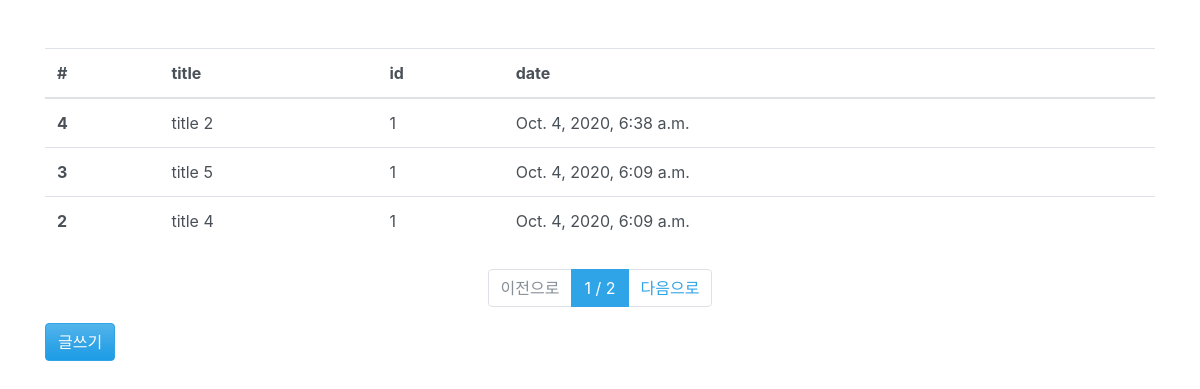
Before: /board/list/ with the older database file.
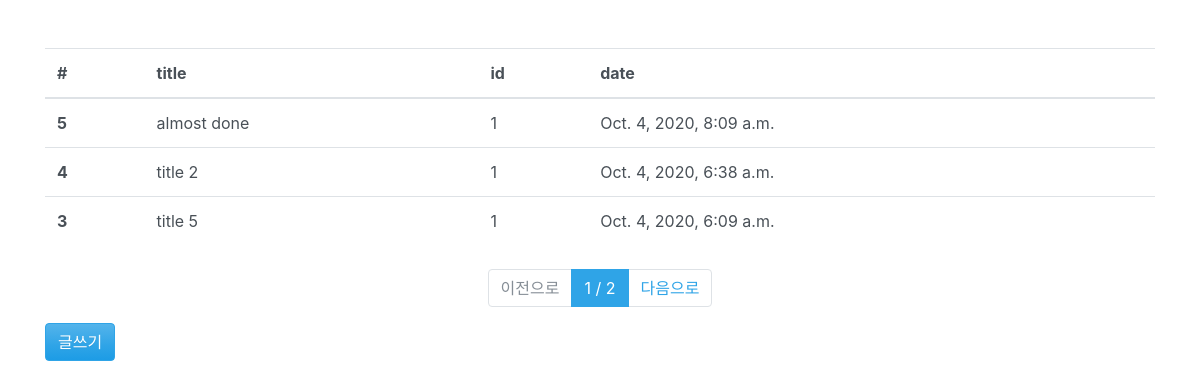
After: the same page with the newer database file.
### board/models.py (models this page shows, shortened)
class Board(models.Model):
    title = models.CharField(max_length=128, verbose_name='제목')
    contents = models.TextField(verbose_name='내용')
    writer  = models.ForeignKey('user.User', on_delete=models.CASCADE, verbose_name='작성자')
    registared_dttm = models.DateTimeField(auto_now_add=True, verbose_name='등록시간')
    tags = models.ManyToManyField("tag.Tag", verbose_name='태그')
    objects = models.Manager()
    class Meta:
        db_table = 'community_board'
        verbose_name = '게시글'
        verbose_name_plural = '게시글'

### user/models.py (models this page shows)
class User(models.Model):
    username = models.CharField(max_length=64, verbose_name='사용자명')
    useremail = models.EmailField(max_length=128, verbose_name='이메일', default='test@gmail.com')
    password = models.CharField(max_length=64, verbose_name='비밀번호')
    registared_dttm = models.DateTimeField(auto_now_add=True, verbose_name='등록시간')
    objects = models.Manager()
    def __str__(self):
        return self.username
    class Meta:
        db_table = 'community_user'
        verbose_name = '게시판 사용자'
        verbose_name_plural = '게시판 사용자'

### board/views.py (the view)
# urls.py: path('list/', views.board_list),
def board_list(request):
    all_boards = Board.objects.all().order_by('-id') # id 역순으로 정렬, 시간역순, 최신글이 최상단
    page = int(request.GET.get('p', 1))
    paginator = Paginator(all_boards, 3) # 1page당 게시글 갯수
    boards = paginator.get_page(page)
    return render(request, 'board_list.html', {'boards':boards})

### board/templates/board_list.html
{% extends "base.html" %}
{% block contents %}
<div class="row mt-5">
    <div class="col-12">
        <table class="table">
            <thead>
                <tr>
                    <th>#</th>
                    <th>title</th>
                    <th>id</th>
                    <th>date</th>
                </tr>
            </thead>
            <tbody>
                {% for board in boards %}
                <tr onclick="location.href='/board/detail/{{ board.id }}/'">
                    <th>{{ board.id }}</th>
                    <td>{{ board.title  }}</td>
                    <td>{{ board.writer }}</td>
                    <td>{{ board.registared_dttm }}</td>
                </tr>
                {% endfor %}
            </tbody>
        </table>
    </div>
</div>
<div class="row mt-2">
    <div class="col-12">
        <nav>
            <ul class="pagination justify-content-center">
                {% if boards.has_previous %}
                <li class="page-item">
                    <a class="page-link" href="?p={{ boards.previous_page_number }}">이전으로</a>
                </li>
                {% else %}
                <li class="page-item disabled">
                    <a class="page-link">이전으로</a>
                </li>
                {% endif %}
                <li class="page-item active">
                    <a class="page-link" href="#">{{ boards.number }} / {{ boards.paginator.num_pages }}</a>
                </li>
                {% if boards.has_next %}
                <li class="page-item">
                    <a class="page-link" href="?p={{ boards.next_page_number }}">다음으로</a>
                </li>
                {% else %}
                <li class="page-item disabled">
                    <a class="page-link">다음으로</a>
                </li>
                {% endif %}
            </ul>
        </nav>
    </div>
</div>
<div class="row">
    <div class="col-12">
        <button class="btn btn-primary" onclick="location.href='/board/write'">글쓰기</button>
    </div>
</div>
{% endblock %}

### board/templates/base.html (shortened to what this page needs)
<!DOCTYPE html>
<html lang="en">
<head>
    <link rel="stylesheet" href="/static/bootstrap.min.css"/ >
</head>
<body>
    <div class="container">
        {% block contents %}
        {% endblock %}
    </div>
</body>
</html>

Changed rows visible on the page:
no longer on this page (row unchanged): Board: id "2", title "title 4", writer "1", registared_dttm "Oct. 4, 2020, 6:09 a.m."
added Board: id "5", title "almost done", writer "1", registared_dttm "Oct. 4, 2020, 8:09 a.m."
